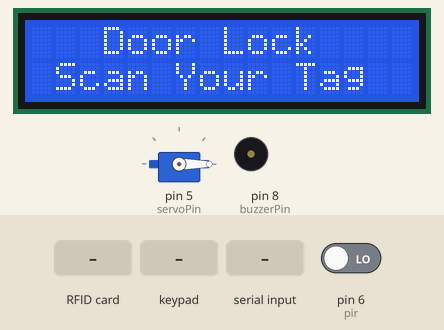
The sketch below on a simulated Arduino Uno, built with avr-gcc and run on an emulated ATmega328P. Shown: servo, 16×2 character LCD, buzzer (waves = sounding, pin HIGH). The test bench sets the inputs (shaded band); at power-on: pin 6 (pir) LOW. Pins used as bus, display or sensor lines are not drawn; what the sketch prints to the serial monitor is not drawn.

Above: at 1.3 s.
1.4 s: RFID card 64 A1 5E 24 held to the reader
At 3.2 s:
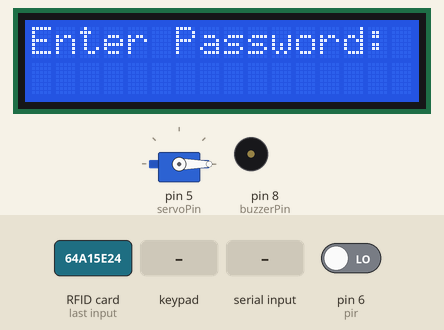
4.0 s: keypad keys 1 2 3 4 pressed 0.4 s apart
At 7.2 s:
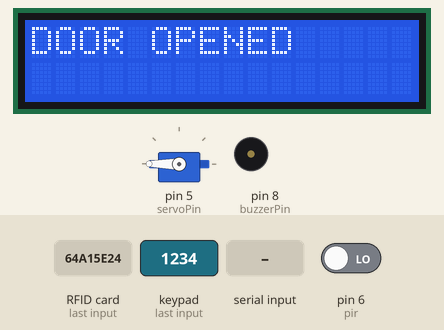
10.3 s: RFID card 5E 7A 19 C4 held to the reader
13.3 s: "21\n" received over the second serial link
At 16.0 s:
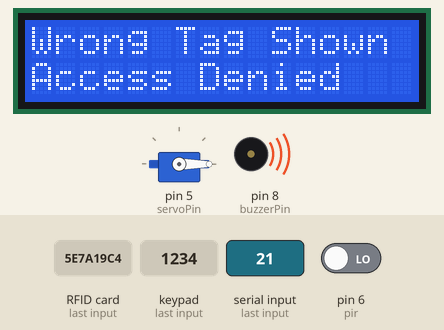
16.3 s: "11\n" received over the second serial link
At 19.0 s:
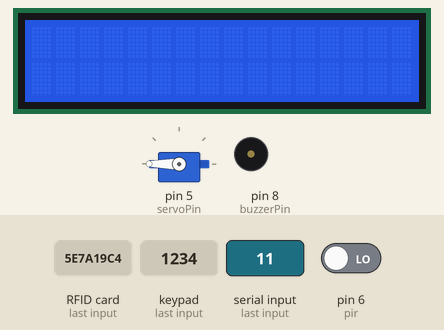
19.3 s: pin 6 (pir) driven HIGH
Timing chart, 0 to 24.8 s (numbered marks = the images above; inputs shaded):
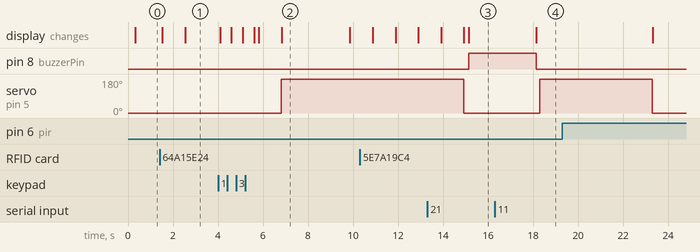

Measured:
- after the input at 1.4 s, the display: first changes after 0.12 s (image 1 shows a later state)
- after the input at 4.0 s, servo on pin 5 (servoPin): 0° → 180° after 2.8 s; the display: first changes after 0.09 s (image 2 shows a later state)
- after the input at 13.3 s, pin 8 (buzzerPin): LOW → HIGH after 1.8 s
- after the input at 16.3 s, servo on pin 5 (servoPin): 0° → 180° after 2.0 s
- what the display in image 2 shows lasts 3.0 s, from 6.8 s to 9.8 s

The sketch:

uno2.ino
```cpp
// Include required libraries
#include <MFRC522.h>
#include <LiquidCrystal_I2C.h>
#include <Keypad.h>
#include <Servo.h>
#include <SPI.h>
#include <Wire.h>
#include <SoftwareSerial.h>
#include <PubSubClient.h>

#define TIME_MSG_LEN  11   // time sync to PC is HEADER followed by unix time_t as ten ascii digits
#define TIME_HEADER  255   // Header tag for serial time sync message


// Create instances
LiquidCrystal_I2C lcd(0x27, 16, 2);
MFRC522 mfrc522(10, 9); // MFRC522 mfrc522(SS_PIN, RST_PIN)
Servo sg90;

// Initialize Pins for led's, servo and buzzer
// Blue LED is connected to 5V

constexpr uint8_t servoPin = 5;
constexpr uint8_t buzzerPin = 8;
int buzzerState = LOW;

char initial_password[4] = {'1', '2', '3', '4'};  // Variable to store initial password
String tagUID = "64 A1 5E 24";  //
char password[4];   // Variable to store users password
boolean RFIDMode = true; // boolean to change modes
char key_pressed = 0; // Variable to store incoming keys
uint8_t i = 0;  // Variable used for counter
int wrongAttemptsRFID = 0; // Số lần sai
int wrongAttemptsPass = 0; // Số lần sai

// defining how many rows and columns our keypad have
const byte rows = 4;
const byte columns = 3;

// Keypad pin map
char hexaKeys[rows][columns] = {
  {'1', '2', '3'},
  {'4', '5', '6'},
  {'7', '8', '9'},
  {'*', '0', '#'}
};

// Initializing pins for keypad
byte row_pins[rows] = {A0, A1, A2, A3};
byte column_pins[columns] = {4, 3, 2};

// Create instance for keypad
Keypad keypad_key = Keypad( makeKeymap(hexaKeys), row_pins, column_pins, rows, columns);


SoftwareSerial mySerial(0, 1); // RX, TX
int pir = 6;
int pirState = LOW;       //Bắt đầu không có báo động
int val = 0;

void setup() {
  // Arduino Pin configuration
  pinMode(buzzerPin, OUTPUT);


  sg90.attach(servoPin);  //Declare pin 8 for servo
  sg90.write(0); // Set initial position at 90 degrees

  lcd.init();   // LCD screen
  lcd.backlight();
  SPI.begin();      // Init SPI bus
  mfrc522.PCD_Init();   // Init MFRC522

  lcd.clear(); // Clear LCD screen

  mySerial.begin(9600);
  Serial.begin(9600);

  pinMode(pir, INPUT);

}
void unlockbuzz()
{
  digitalWrite(buzzerPin, HIGH);
  delay(80);
  digitalWrite(buzzerPin, LOW);
  delay(80);
  digitalWrite(buzzerPin, HIGH);
  delay(80);
  digitalWrite(buzzerPin, LOW);
  delay(200);
  digitalWrite(buzzerPin, HIGH);
  delay(80);
  digitalWrite(buzzerPin, LOW);
  delay(80);
  digitalWrite(buzzerPin, HIGH);
  delay(80);
  digitalWrite(buzzerPin, LOW);
  delay(80);
}

void loop() {
  //motion detect
  val = digitalRead(pir);  // đọc giá trị ngõ vào
  if (val == HIGH)
  {            // kiểm tra ngõ vào có ở mức CAO không
    delay(150);
    if (pirState == LOW)
    {
      Serial.println("Motion_detect");
      pirState = HIGH;
    }
  }
  else
  {
    delay(150);
    if (pirState == HIGH)
    {
      Serial.println("Motion_not_detect");
      pirState = LOW;
    }
  }

  //read message from esp
  if (mySerial.available())
  {
    String recvMessage = mySerial.readStringUntil('\n');
    recvMessage.trim();
    int noti = recvMessage.toInt();
    //door open
    if (noti == 11)
    {
      sg90.write(180); // Door Opened
      Serial.println("Opened!");
      delay(5000);
      sg90.write(0); // Door Closed
      Serial.println("Closed");
    }
    //door close
    else if (noti == 10)
    {
      sg90.write(0); // Door Closed
      Serial.println("Closed");
    }
    //buzzer on
    else if (noti == 21)
    {
      buzzerState = HIGH; // Buzzer On
      Serial.println("ON");
    }
    //buzzer off
    else if (noti == 20)
    {
      buzzerState = LOW; // Buzzer Off
      Serial.println("OFF");
    }
  }

  // System will first look for mode
  if (RFIDMode == true) {
    lcd.setCursor(0, 0);
    lcd.print("   Door Lock");
    lcd.setCursor(0, 1);
    lcd.print(" Scan Your Tag ");

    // Look for new cards
    if ( ! mfrc522.PICC_IsNewCardPresent()) {
      return;
    }

    // Select one of the cards
    if ( ! mfrc522.PICC_ReadCardSerial()) {
      return;
    }

    //Reading from the card
    String tag = "";
    for (byte j = 0; j < mfrc522.uid.size; j++)
    {
      tag.concat(String(mfrc522.uid.uidByte[j] < 0x10 ? " 0" : " "));
      tag.concat(String(mfrc522.uid.uidByte[j], HEX));
    }

    tag.toUpperCase();

    //Checking the card
    if (tag.substring(1) == tagUID)
    {
      // If UID of tag is matched.
      lcd.clear();
      lcd.print("Tag Matched");
      if (buzzerState == HIGH) unlockbuzz();
      else delay(1000);
      lcd.clear();
      lcd.print("Enter Password:");
      lcd.setCursor(0, 1);
      RFIDMode = false; // Make RFID mode false
    }

    else
    {
      // If UID of tag is not matched.
      lcd.clear();
      lcd.setCursor(0, 0);
      lcd.print("Wrong Tag Shown");
      wrongAttemptsRFID++;
      lcd.setCursor(0, 1);
      lcd.print("Access Denied");
      if (buzzerState == HIGH)
      {
      digitalWrite(buzzerPin, HIGH);
      delay(3000);
      digitalWrite(buzzerPin, LOW);
      }
      else {
        delay(3000);
      }
      lcd.clear();
    }
    if (wrongAttemptsRFID >= 3) {
    wrongAttemptsRFID = 0; // Đặt lại số lần sai sau khi gửi thông báo
    Serial.println("Failed 3 times");
    }
  }

  // If RFID mode is false, it will look for keys from keypad
  if (RFIDMode == false) {
    key_pressed = keypad_key.getKey(); // Storing keys
    if (key_pressed)
    {
      if (buzzerState == HIGH)
      {
      password[i++] = key_pressed; // Storing in password variable
      lcd.print("*");
      digitalWrite(buzzerPin, HIGH);
      delay(50);
      digitalWrite(buzzerPin, LOW);
      }
      else
      {
        password[i++] = key_pressed; // Storing in password variable
        delay(50);
        lcd.print("*");
      }
    }
    if (i == 4) // If 4 keys are completed
    {
      delay(200);
      if (!(strncmp(password, initial_password, 4))) // If password is matched
      {
        lcd.clear();
        lcd.print("PASS ACCEPTED");
        delay(1000);
        if (buzzerState == HIGH) unlockbuzz();
        sg90.write(180); // Door Opened
        Serial.println("Opened!");
        lcd.clear();
        lcd.print("DOOR OPENED");
        delay(3000);
        i = 0;
        for (int count = 5; count > 0; count--) {
        lcd.clear();
        lcd.print("CLOSE DOOR IN...");
        lcd.setCursor(0, 1);
        lcd.print(count);
        if (buzzerState == HIGH)
        {
        digitalWrite(buzzerPin, HIGH);
        delay(80);
        digitalWrite(buzzerPin, LOW);
        delay(1000);
        }
        else {
          delay(1000);
        }
        }

      // Close the door and reset back to RFID mode
        sg90.write(0);
        Serial.println("Closed");
        RFIDMode = true;
        lcd.clear();
      }
      else    // If password is not matched
      {
        lcd.clear();
        lcd.print("Wrong Password");
        delay(1500);
        wrongAttemptsPass++;
        if (buzzerState == HIGH)
        {
        digitalWrite(buzzerPin, HIGH);
        delay(3000);
        digitalWrite(buzzerPin, LOW);
        }
        else {
           delay(3000);
        }
        lcd.clear();
        i = 0;
        RFIDMode = true;  // Make RFID mode true
      }
    }
    if (wrongAttemptsPass >= 3) {
    Serial.print("Failed 3 times\n");
    wrongAttemptsPass = 0; // Đặt lại số lần sai sau khi gửi thông báo
    }
  }


}
```
